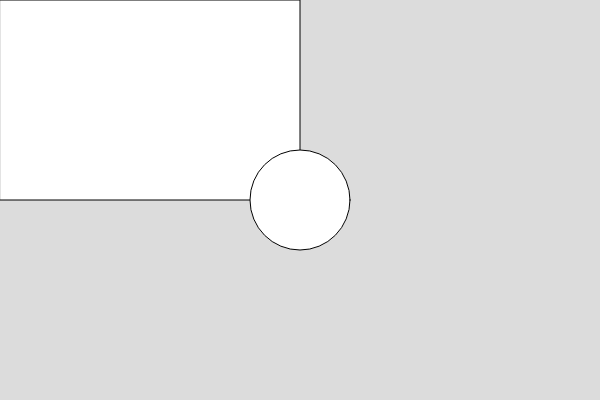
Frame 1 (no input)
Frame 60 (no input): identical to frame 1, image omitted
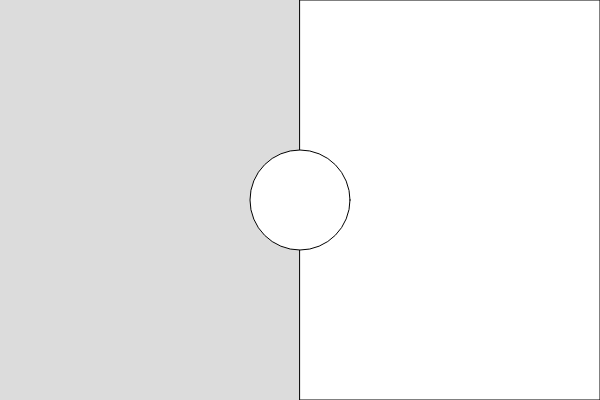
Frame 120 (the mouse pressed at the canvas centre since frame 60)

The p5.js sketch that drew these frames (run headless with seeded random() and noise() and a simulated clock; from frame 60 on, the mouse is pressed at the canvas centre):

// p5.js sketch
// ── sketch.js
let schalterStatus = false;

function setup() {
  createCanvas(600, 400);
}

function draw() {
  background(220);

  /*
  if(mouseX >= width/2){
    rect(width/2, 0, width/2, height);
  }

  if(mouseX <= width/2 && mouseY <= height/2){
      rect(0, 0, width/2, height/2);
  }*/

  // wenn Maus auf der rechten Seite:
  if(mouseX >= width/2){
    rect(width/2, 0, width/2, height);
  } 
  // -> Maus muss also auf der linken Seite sein
  // wenn Maus in der oberen Hälft ist: 
  else if(mouseY <= height/2){
    rect(0, 0, width/2, height/2);
  } 
  // in allen anderen Fällen:
  else {
    ellipse(width/4, height/2, 200, 200);
  }

// wird 60 Mal je Sekunde ausgeführt
// deshalb würde hier die schalterStatus mehrfach je Klick gewechselt werden
/*if(mouseIsPressed){
    console.log("Maus wurde in draw gedrückt");
    // toggle schalterStatus zwischen true / false
    if(schalterStatus == true){
      schalterStatus = false;
    } else {
      schalterStatus = true;
    }

    //schalterStatus = true;
  }*/

  // wenn schalterstatus 
  if(schalterStatus){
    fill(255, 0, 0);
  } else {
    fill(255);
  }

  ellipse(width/2, height/2, 100, 100);

}

// der mousePressed Eventhandler wird einmal je Klick ausgeführt
//function mousePressed(){
function mouseReleased(){
  console.log("Maus wurde gedrückt");

  // toggle schalterStatus zwischen true / false
  if(schalterStatus == true){
    schalterStatus = false;
  } else {
    schalterStatus = true;
  }

  // Kurzform
  //     schalterStatus = !schalterStatus;

}
